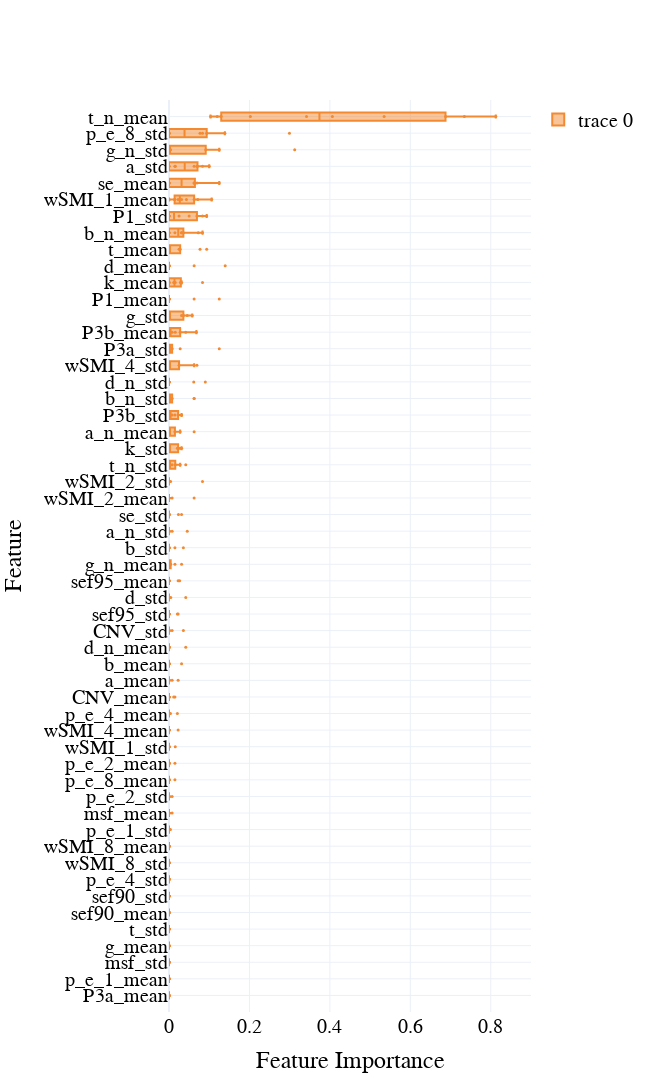

Notebook source saved alongside this figure:
### Code cell
contrast = 'on-task_vs_sMW'
i = 2


df = pd.read_csv(os.path.join(results_path, f'{contrast}_PC_K4_6_opt_trials.csv'), index_col = 0).sort_values('datetime_start', ascending = True)

# .dropna()
# .drop_duplicates()
# df = df.query("number <= 200")

# Select the top 10 models based on their AUC values
top_models = df.nlargest(10, 'value')

# Function to parse the feature importances from string to list
def parse_importances(importances_str):
    values = importances_str.replace('[', '').replace(']', '').split()
    return [float(val) for val in values]

# Applying the parsing function to the feature importances
parsed_importances = top_models['feature_importances'].dropna().apply(parse_importances).tolist()

# Feature names (replace this list with your actual feature names)
feature_names = ['wSMI_1_mean', 'wSMI_1_std', 'wSMI_2_mean', 'wSMI_2_std', 'wSMI_4_mean',
                'wSMI_4_std', 'wSMI_8_mean', 'wSMI_8_std', 'p_e_1_mean', 'p_e_1_std',
                'p_e_2_mean', 'p_e_2_std', 'p_e_4_mean', 'p_e_4_std', 'p_e_8_mean',
                'p_e_8_std', 'k_mean', 'k_std', 'se_mean', 'se_std', 'msf_mean',
                'msf_std', 'sef90_mean', 'sef90_std', 'sef95_mean', 'sef95_std',
                'b_mean', 'b_std', 'b_n_mean', 'b_n_std', 'g_mean', 'g_std', 'g_n_mean',
                'g_n_std', 't_mean', 't_std', 't_n_mean', 't_n_std', 'd_mean', 'd_std',
                'd_n_mean', 'd_n_std', 'a_n_mean', 'a_n_std', 'a_mean', 'a_std',
                'CNV_mean', 'CNV_std', 'P1_mean', 'P1_std', 'P3a_mean', 'P3a_std',
                'P3b_mean', 'P3b_std']

# Creating a dataframe suitable for boxplot visualization
boxplot_data = pd.DataFrame(parsed_importances, columns=feature_names).melt(var_name='Feature', value_name='Importance')

# Calculate medians for ordering
medians = boxplot_data.groupby('Feature')['Importance'].mean().sort_values()

# Create the box plot
fig = go.Figure()

# Add box plots
fig.add_trace(go.Box(
    y=boxplot_data['Feature'], 
    x=boxplot_data['Importance'], 
    orientation='h', 
    marker_color=colors[i], 
    boxpoints='all', # Show all points
    pointpos=0, # Points are overlaid on the box
    jitter=0, # No jitter for the points; they are aligned vertically
))

# Update layout with ordered features
fig.update_layout(
    yaxis=dict(
        title='Feature',
        categoryorder='array',
        categoryarray=medians.index
    ),
    xaxis=dict(
        title='Importance'
    )
)

# Update marker size for all points
fig.update_traces(marker=dict(size=3))

fig.update_layout(
    width=650,
    height=1100,
    template='plotly_white',
    font=dict(
        family="Times new roman",
        size=20,
        color="black"
    ),
    xaxis=dict(
        visible=True,
        range = [0,0.9], 
        tickfont={"size": 20},
        title='Feature Importance'
    ),
    yaxis=dict(
        tickfont={"size": 20},
        automargin=True,
        showgrid=True, 
        range=[-1, len(markers)],
        dtick=1,
        categoryorder='array',
        categoryarray=medians.index
    ),
    showlegend=True,
    # margin=dict(l=50, r=50, t=150, b=50)  # Adjust the top margin
)
fig.show()

filename = os.path.join(fig_path, f'{contrast}_top_10_feat_importances_PC_K4')
fig.write_image(filename +'.png')
fig.write_image(filename +'.pdf')
fig.write_image(filename +'.svg')
# fig.write_image(filename +'.eps')

### Figure 1 — Plotly figure (JSON) as saved in the notebook; plotly's stock layout.template omitted (floating-point values rounded to 4 significant figures; data arrays with more than 128 entries replaced by an {"elided": "..."} marker saying what was removed)
{"data": [{"boxpoints": "all", "jitter": 0, "marker": {"color": "#F38A31", "size": 3}, "orientation": "h", "pointpos": 0, "type": "box", "x": {"elided": "540 float values"}, "y": {"elided": "540 str values"}}], "layout": {"font": {"color": "black", "family": "Times new roman", "size": 20}, "height": 1100, "showlegend": true, "width": 650, "xaxis": {"range": [0, 0.9], "tickfont": {"size": 20}, "title": {"text": "Feature Importance"}, "visible": true}, "yaxis": {"automargin": true, "categoryarray": ["P3a_mean", "p_e_1_mean", "msf_std", "g_mean", "t_std", "sef90_mean", "sef90_std", "p_e_4_std", "wSMI_8_std", "wSMI_8_mean", "p_e_1_std", "msf_mean", "p_e_2_std", "p_e_8_mean", "p_e_2_mean", "wSMI_1_std", "wSMI_4_mean", "p_e_4_mean", "CNV_mean", "a_mean", "b_mean", "d_n_mean", "CNV_std", "sef95_std", "d_std", "sef95_mean", "g_n_mean", "b_std", "a_n_std", "se_std", "wSMI_2_mean", "wSMI_2_std", "t_n_std", "k_std", "a_n_mean", "P3b_std", "b_n_std", "d_n_std", "wSMI_4_std", "P3a_std", "P3b_mean", "g_std", "P1_mean", "k_mean", "d_mean", "t_mean", "b_n_mean", "P1_std", "wSMI_1_mean", "se_mean", "a_std", "g_n_std", "p_e_8_std", "t_n_mean"], "categoryorder": "array", "dtick": 1, "range": [-1, 54], "showgrid": true, "tickfont": {"size": 20}, "title": {"text": "Feature"}}}}
